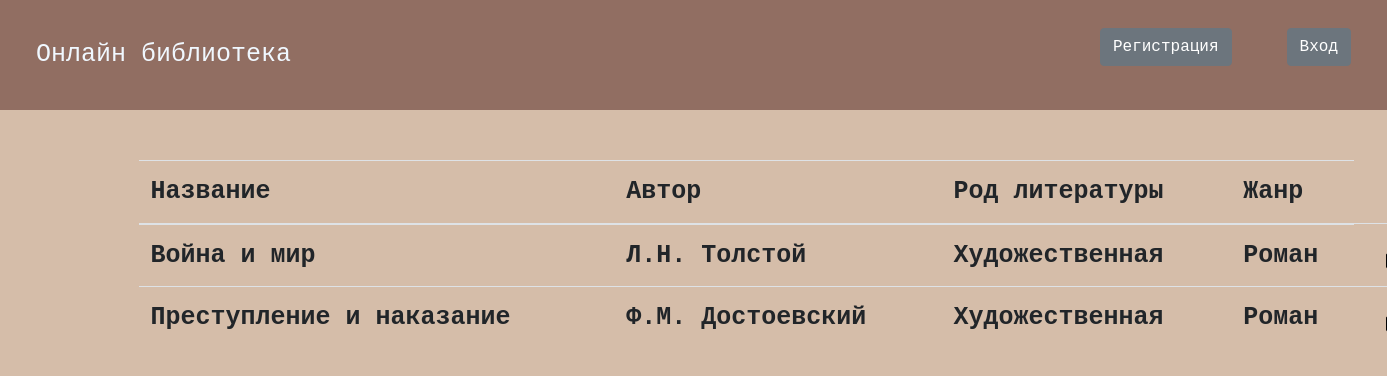
The app's page /, older data.
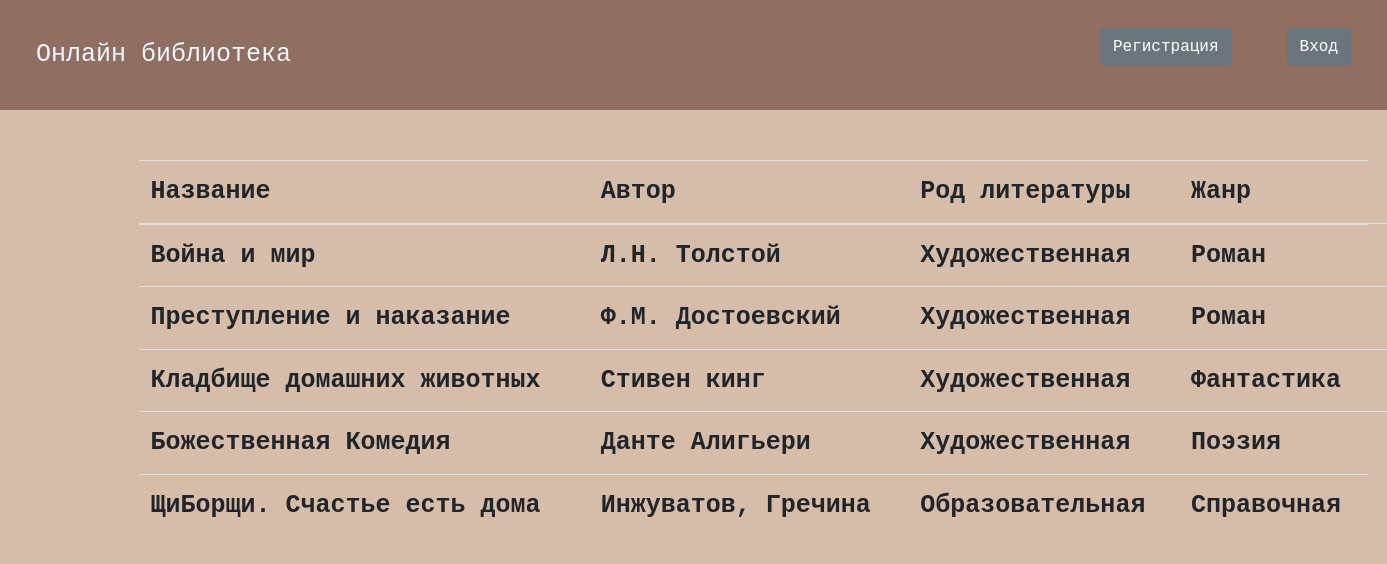
The same page, newer data.
### data/books.py (models this page shows, shortened)
class Book(SqlAlchemyBase, SerializerMixin):
    __tablename__ = 'books'
    id = sqlalchemy.Column(sqlalchemy.Integer, primary_key=True, autoincrement=True)
    title = sqlalchemy.Column(sqlalchemy.String)
    author = sqlalchemy.Column(sqlalchemy.String)
    type_of_fiction_id = sqlalchemy.Column(sqlalchemy.Integer, sqlalchemy.ForeignKey("literature_types.id"))
    genre_id = sqlalchemy.Column(sqlalchemy.Integer, sqlalchemy.ForeignKey("genres.id"))
    publish_year = sqlalchemy.Column(sqlalchemy.Integer, nullable=True)
    path_to_file = sqlalchemy.Column(sqlalchemy.String, nullable=True)
    genre = orm.relationship("Genres")
    type_of_fiction = orm.relationship("LiteratureTypes")

### data/literature_types.py (models this page shows)
class LiteratureTypes(SqlAlchemyBase, SerializerMixin):
    __tablename__ = 'literature_types'
    id = sqlalchemy.Column(sqlalchemy.Integer, primary_key=True, autoincrement=True)
    name = sqlalchemy.Column(sqlalchemy.String)
    def __repr__(self):
        return self.name

### data/genres.py (models this page shows)
class Genres(SqlAlchemyBase, SerializerMixin):
    __tablename__ = 'genres'
    id = sqlalchemy.Column(sqlalchemy.Integer, primary_key=True, autoincrement=True)
    name = sqlalchemy.Column(sqlalchemy.String)
    def __repr__(self):
        return self.name

### server.py (the view)
@app.route("/")
def index():
    sess = db_session.create_session()
    books = sess.query(Book).all()
    return flask.render_template("index.html", books=books, title="Онлайн библиотека")

### data/db_session.py (called while the page is built)
def create_session() -> Session:
    global __factory
    return __factory()

### templates/index.html (shortened to what this page needs)
{% extends "base.html" %}
{% block content %}
    <div class="books">
        <table class="table">
          <thead>
            <tr>
              <th>Название</th>
              <th>Автор</th>
              <th>Род литературы</th>
              <th>Жанр</th>
            </tr>
          </thead>
          <tbody>
            {% for book in books %}
              <tr>
                <th>{{book.title}} </th>
                <th>{{ book.author }}</th>
                {% if not book.type_of_fiction %}
                <th>Не указан</th>
                {% else %}
                 <th>{{ book.type_of_fiction }}</th>
                {% endif %}
                {% if not book.genre %}
                <th>Не указан</th>
                {% else %}
                <th>{{ book.genre }}</th>
                {% endif %}
                 {% if not book.path_to_file %}
                  <th  style="display: none;"><a href="/download/{{ book.id }}"><img src="static/img/download.png"></a></th>
                 {% else %}
                   <th><a href="/download/{{ book.id }}"><img src="static/img/download.png"></a></th>
                 {% endif %}
                </tr>
            {% endfor %}
          </tbody>
        </table>
    </div>
{% endblock %}

### templates/base.html (shortened to what this page needs)
<!DOCTYPE html>
<html lang="en">
<head>
    <link rel="stylesheet" href="https://stackpath.bootstrapcdn.com/bootstrap/4.4.1/css/bootstrap.min.css"
>
    <link rel="stylesheet" type="text/css" href="/static/css/style.css"/>
</head>
<body>
    <header class="navbar">
        <a style="text-decoration: none; color:aliceblue;" href="/">Онлайн библиотека</a>
        {% if current_user.is_authenticated %}
            <a class="navbar-brand" style="color: aliceblue;" href="/logout">{{ current_user.name }}</a>
        {% else %}
            <p>
                <a class="btn btn-secondary" href="/register">Регистрация</a>
                <a class="btn btn-secondary" href="/login">Вход</a>
            </p>
        {% endif %}
    </header>
<main role="main" class="container">
    {% block content %}{% endblock %}
</main>
</body>
</html>

### static/css/style.css (style rules this page uses)
header { background-color:#916e62; padding: 10px; color: aliceblue; }
body { background-color: #d5bda9; color: aliceblue; font-family:'Courier New', Courier, monospace; font-size: 25px; }
a { margin: 20px; font-family:'Courier New', Courier, monospace; font-size: 25px; }
.books { margin-top: 50px; width: 120%; margin-left:auto ; }

Row changes from the older to the newer data that the page shows:
added Book: title "Кладбище домашних животных", author "Стивен кинг", type_of_fiction "Художественная", genre "Фантастика"
added Book: title "Божественная Комедия", author "Данте Алигьери", type_of_fiction "Художественная", genre "Поэзия"
added Book: title "ЩиБорщи. Счастье есть дома", author "Инжуватов, Гречина", type_of_fiction "Образовательная", genre "Справочная"
